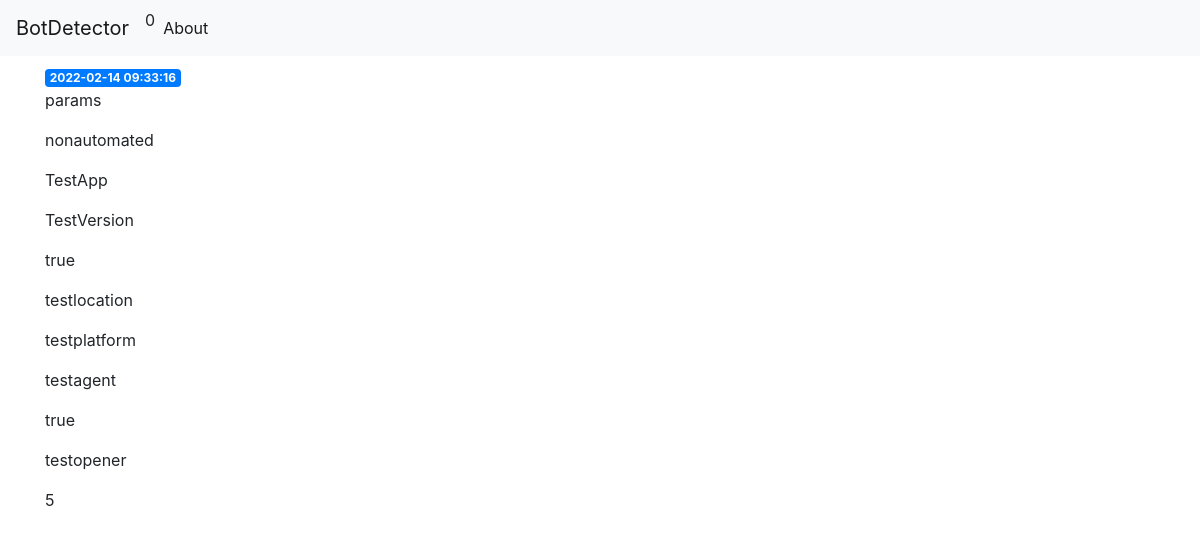
The page /1 on the database its author committed.
### tables this page shows
CREATE TABLE data (
    id INTEGER PRIMARY KEY AUTOINCREMENT,
    created TIMESTAMP NOT NULL DEFAULT CURRENT_TIMESTAMP,
    isAutomated TEXT NOT NULL,
    appName TEXT NOT NULL,
    appVersion TEXT NOT NULL,
    cookieEnabled TEXT NOT NULL,
    geolocation TEXT NOT NULL,
    platform TEXT NOT NULL,
    userAgent TEXT NOT NULL,
    javaEnabled TEXT NOT NULL,
    Height INTEGER NOT NULL,
    Width INTEGER NOT NULL,
    OutHeight INTEGER NOT NULL,
    OutWidth INTEGER NOT NULL,
    Opener TEXT NOT NULL,
    evalBrowser INTEGER NOT NULL
);

### app.py (the view)
@app.route('/<int:post_id>')
def post(post_id):
    post = get_data(post_id)
    return render_template('post.html', post=post)

### app.py (called while the page is built)
def get_db_connection():
    conn = sqlite3.connect('database.db')
    conn.row_factory = sqlite3.Row
    return conn

def get_data(post_id):
    conn = get_db_connection()
    post = conn.execute('SELECT * FROM data WHERE id = ?',
                        (post_id,)).fetchone()
    conn.close()
    if post is None:
        abort(404)
    return post

### templates/post.html (shortened to what this page needs)
{% extends 'base.html' %}
{% block content %}
    <span class="badge badge-primary">{{ post['created'] }}</span>
    <p>params</p>
    <p>{{ post[2] }}</p>
    <p>{{ post['AppName'] }}</p>
    <p>{{ post['AppVersion'] }}</p>
    <p>{{ post['CookieEnabled'] }}</p>
    <p>{{ post['Geolocation'] }}</p>
    <p>{{ post['Platform'] }}</p>
    <p>{{ post['UserAgent'] }}</p>
    <p>{{ post['JavaEnabled'] }}</p>
    <p>{{ post['Opener'] }}</p>
    <p>{{ post['EvalBrowser'] }}</p>
{% endblock %}

### templates/base.html (shortened to what this page needs)
<!doctype html>
<html lang="en">
  <head>
    <link rel="stylesheet" href="{{ url_for('static', filename= 'css/style.css') }}">
  </head>
  <body>
    <nav class="navbar navbar-expand-md navbar-light bg-light">
        <a class="navbar-brand" href="{{ url_for('index')}}">BotDetector</a>
        <p id="target">speed</p>
        <div class="collapsintegrity="sha384-ggOyR0iXCbMQv3Xipma34MD+dH/1fQ784/j6cY/iJTQUOhcWr7x9JvoRxT2MZw1T"e navbar-collapse" id="navbarNav">
            <ul class="navbar-nav">
            <li class="nav-item active">
                <a class="nav-link" href="#">About</a>
            </li>
            </ul>
        </div>
    </nav>
    <div class="container">
        {% block content %} {% endblock %}
    </div>
  </body>
</html>

### rows shown on the page
data: created "2022-02-14 09:33:16", isAutomated "nonautomated", AppName "TestApp", AppVersion "TestVersion", CookieEnabled "true", Geolocation "testlocation", Platform "testplatform", UserAgent "testagent", JavaEnabled "true", Opener "testopener", EvalBrowser "5"
